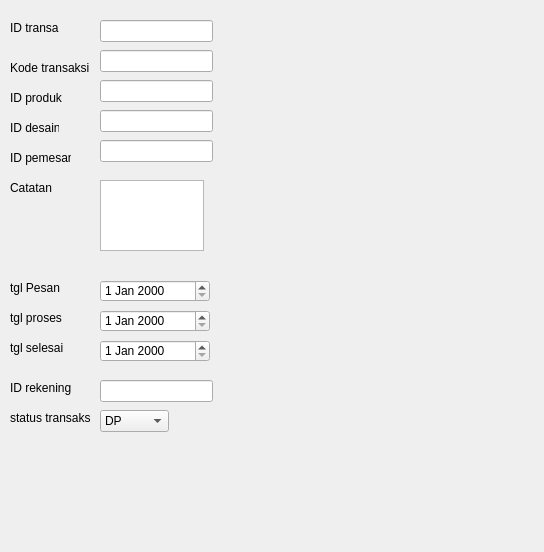
<?xml version="1.0" encoding="UTF-8"?>
<ui version="4.0">
 <class>Form</class>
 <widget class="QWidget" name="Form">
  <property name="geometry">
   <rect>
    <x>0</x>
    <y>0</y>
    <width>544</width>
    <height>552</height>
   </rect>
  </property>
  <property name="windowTitle">
   <string>Form</string>
  </property>
  <widget class="QLabel" name="label">
   <property name="geometry">
    <rect>
     <x>10</x>
     <y>20</y>
     <width>49</width>
     <height>16</height>
    </rect>
   </property>
   <property name="text">
    <string>ID transaksi</string>
   </property>
  </widget>
  <widget class="QLabel" name="label_2">
   <property name="geometry">
    <rect>
     <x>10</x>
     <y>60</y>
     <width>91</width>
     <height>16</height>
    </rect>
   </property>
   <property name="text">
    <string>Kode transaksi</string>
   </property>
  </widget>
  <widget class="QLabel" name="label_3">
   <property name="geometry">
    <rect>
     <x>10</x>
     <y>90</y>
     <width>61</width>
     <height>16</height>
    </rect>
   </property>
   <property name="text">
    <string>ID produk</string>
   </property>
  </widget>
  <widget class="QLabel" name="label_4">
   <property name="geometry">
    <rect>
     <x>10</x>
     <y>120</y>
     <width>49</width>
     <height>16</height>
    </rect>
   </property>
   <property name="text">
    <string>ID desainer</string>
   </property>
  </widget>
  <widget class="QLabel" name="label_5">
   <property name="geometry">
    <rect>
     <x>10</x>
     <y>180</y>
     <width>49</width>
     <height>16</height>
    </rect>
   </property>
   <property name="text">
    <string>Catatan</string>
   </property>
  </widget>
  <widget class="QLabel" name="label_6">
   <property name="geometry">
    <rect>
     <x>10</x>
     <y>280</y>
     <width>61</width>
     <height>16</height>
    </rect>
   </property>
   <property name="text">
    <string>tgl Pesan</string>
   </property>
  </widget>
  <widget class="QLabel" name="label_7">
   <property name="geometry">
    <rect>
     <x>10</x>
     <y>310</y>
     <width>81</width>
     <height>16</height>
    </rect>
   </property>
   <property name="text">
    <string>tgl proses</string>
   </property>
  </widget>
  <widget class="QLabel" name="label_8">
   <property name="geometry">
    <rect>
     <x>10</x>
     <y>340</y>
     <width>71</width>
     <height>16</height>
    </rect>
   </property>
   <property name="text">
    <string>tgl selesai</string>
   </property>
  </widget>
  <widget class="QLabel" name="label_9">
   <property name="geometry">
    <rect>
     <x>10</x>
     <y>380</y>
     <width>71</width>
     <height>16</height>
    </rect>
   </property>
   <property name="text">
    <string>ID rekening</string>
   </property>
  </widget>
  <widget class="QLabel" name="label_10">
   <property name="geometry">
    <rect>
     <x>10</x>
     <y>410</y>
     <width>81</width>
     <height>16</height>
    </rect>
   </property>
   <property name="text">
    <string>status transaksi</string>
   </property>
  </widget>
  <widget class="QLabel" name="label_11">
   <property name="geometry">
    <rect>
     <x>10</x>
     <y>150</y>
     <width>61</width>
     <height>16</height>
    </rect>
   </property>
   <property name="text">
    <string>ID pemesan</string>
   </property>
  </widget>
  <widget class="QLineEdit" name="editTransaksi">
   <property name="geometry">
    <rect>
     <x>100</x>
     <y>20</y>
     <width>113</width>
     <height>22</height>
    </rect>
   </property>
  </widget>
  <widget class="QLineEdit" name="editKode">
   <property name="geometry">
    <rect>
     <x>100</x>
     <y>50</y>
     <width>113</width>
     <height>22</height>
    </rect>
   </property>
  </widget>
  <widget class="QLineEdit" name="editProduk">
   <property name="geometry">
    <rect>
     <x>100</x>
     <y>80</y>
     <width>113</width>
     <height>22</height>
    </rect>
   </property>
  </widget>
  <widget class="QLineEdit" name="editDesain">
   <property name="geometry">
    <rect>
     <x>100</x>
     <y>110</y>
     <width>113</width>
     <height>22</height>
    </rect>
   </property>
  </widget>
  <widget class="QLineEdit" name="editPemesan">
   <property name="geometry">
    <rect>
     <x>100</x>
     <y>140</y>
     <width>113</width>
     <height>22</height>
    </rect>
   </property>
  </widget>
  <widget class="QLineEdit" name="editRekening">
   <property name="geometry">
    <rect>
     <x>100</x>
     <y>380</y>
     <width>113</width>
     <height>22</height>
    </rect>
   </property>
  </widget>
  <widget class="QTextEdit" name="textCatatan">
   <property name="geometry">
    <rect>
     <x>100</x>
     <y>180</y>
     <width>104</width>
     <height>71</height>
    </rect>
   </property>
  </widget>
  <widget class="QDateEdit" name="datePemesan">
   <property name="geometry">
    <rect>
     <x>100</x>
     <y>280</y>
     <width>110</width>
     <height>22</height>
    </rect>
   </property>
  </widget>
  <widget class="QDateEdit" name="dateProses">
   <property name="geometry">
    <rect>
     <x>100</x>
     <y>310</y>
     <width>110</width>
     <height>22</height>
    </rect>
   </property>
  </widget>
  <widget class="QDateEdit" name="dateSelesai">
   <property name="geometry">
    <rect>
     <x>100</x>
     <y>340</y>
     <width>110</width>
     <height>22</height>
    </rect>
   </property>
  </widget>
  <widget class="QComboBox" name="cmbStatus">
   <property name="geometry">
    <rect>
     <x>100</x>
     <y>410</y>
     <width>69</width>
     <height>22</height>
    </rect>
   </property>
   <item>
    <property name="text">
     <string>DP</string>
    </property>
   </item>
   <item>
    <property name="text">
     <string>LUNAS</string>
    </property>
   </item>
  </widget>
 </widget>
 <resources/>
 <connections/>
</ui>
